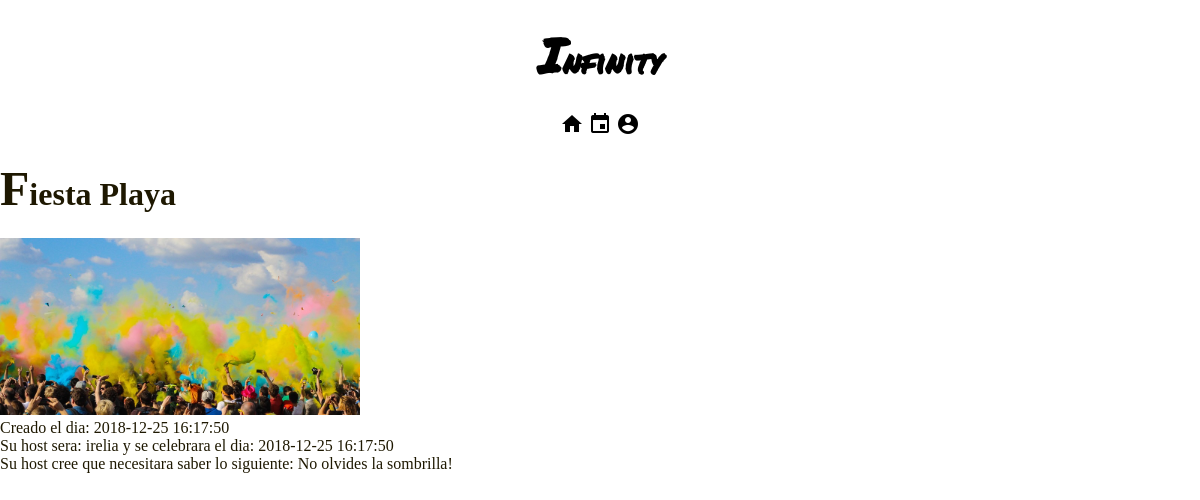
The app's page /Usuario-Login-Localizacion/eventoMostrar.php?id=2 with its own data.
### tables this page shows
CREATE TABLE `events` (
  `id` int(11) NOT NULL COMMENT 'Identificador',
  `name` varchar(50) NOT NULL COMMENT 'Nombre del evento',
  `description` varchar(500) NOT NULL COMMENT 'Descripcion sobre como sera el evento',
  `date_creation` timestamp NOT NULL DEFAULT CURRENT_TIMESTAMP COMMENT 'Fecha de creacion del evento',
  `date_celebration` timestamp NOT NULL DEFAULT '0000-00-00 00:00:00' COMMENT 'Fecha cuando se celebrara el evento',
  `host` varchar(20) NOT NULL COMMENT 'Usuario creador del evento',
  `rutaimagen` varchar(100) NOT NULL COMMENT 'Ruta de la imagen de un evento',
  `idLocation` int(11) NOT NULL COMMENT 'id de la localizacion donde se celebra el evento'
);

### Usuario-Login-Localizacion/eventoMostrar.php (the view, shortened to what this page needs)
<!DOCTYPE html>
<html>
    <head>
        <?php include("stylesheets.php"); ?>
        <link rel="stylesheet" type="text/css" href="css/maps.css"/>
    </head>
    <body>
        <?php
        include("header.php");
        $evento_id = $_GET['id'];
        $con = mysqli_connect("localhost", "root", "", "infinity");
        $consulta = "SELECT * FROM `events` WHERE id = '$evento_id'";
        $resultado = mysqli_query($con, $consulta);
        if ($resultado) {
            $fila = mysqli_fetch_array($resultado);
            $nombreEvento = $fila['name'];
            $fechaCreacion = $fila['date_creation'];
            $fechaCelebracion = $fila['date_creation'];
            $creador = $fila['host'];
            $descripcion = $fila['description'];
            $rutaimagen = $fila['rutaimagen'];
            echo "<h1>$nombreEvento</h1>";
            echo "<img src='$rutaimagen' alt='imagen del evento' style='width:30%;'><br />";
            echo "Creado el dia: $fechaCreacion<br />";
            echo "Su host sera: $creador y se celebrara el dia: $fechaCelebracion<br />";
            echo "Su host cree que necesitara saber lo siguiente: $descripcion";
        } else {
            echo "Evento inexistente";
        }
        ?>
        <div id="map"></div>
    </body>
</html>

### Usuario-Login-Localizacion/CSS/hojaestilo.css (style rules this page uses)
body { color:rgb(30,24,1); background-color:rgb(365,365,365); margin:0; }
h1:first-letter { font-size:1.5em; }

### Usuario-Login-Localizacion/CSS/maps.css (style rules this page uses)
#map { height: 30%; }
html, body { height: 100%; margin: 0; padding: 0; }

### records on screen
events: name "Fiesta Playa", rutaimagen (placeholder picture), date_creation "2018-12-25 16:17:50", host "irelia", description "No olvides la sombrilla!"
